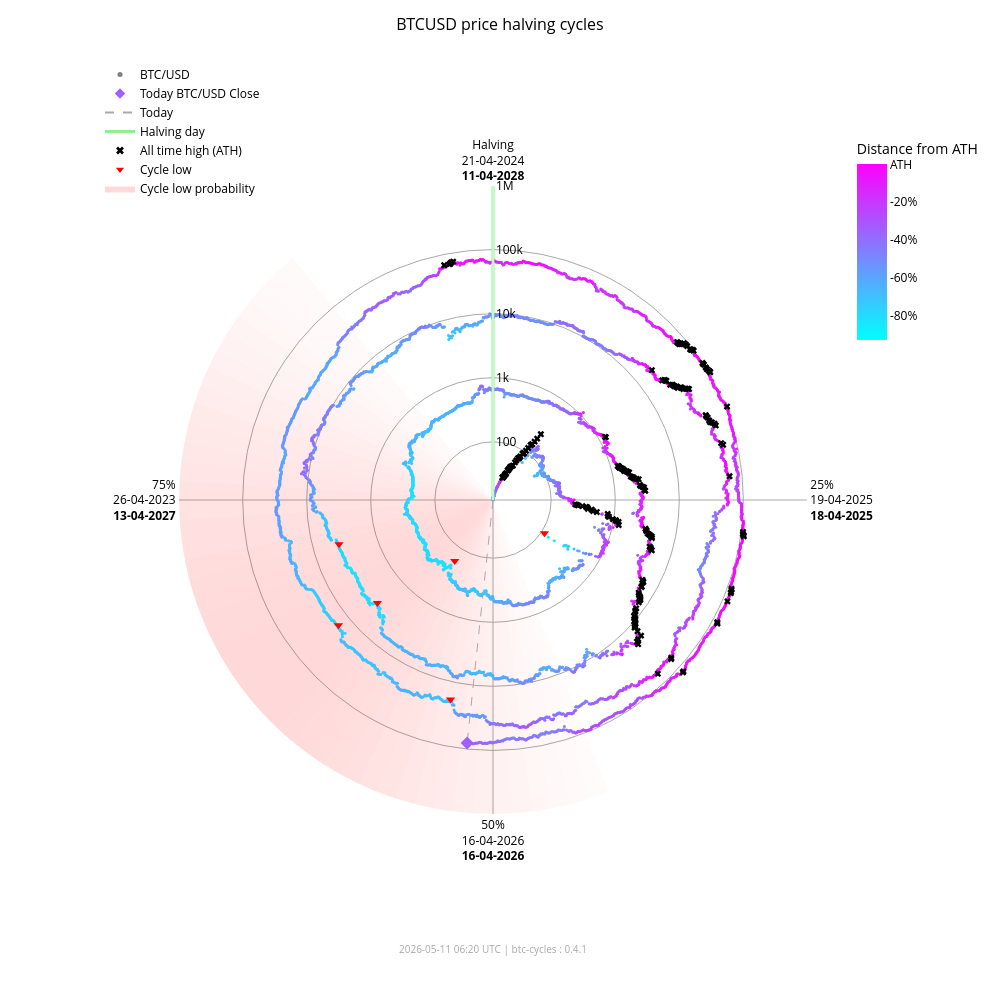

The code cell stored with this chart in its notebook:
### Markdown cell above
### Interactive chart (plotly)

### Code cell
fig_interactive = btc.plot(
    kind="interactive",
    from_date="2012-11-28",
)
# plotly config for interactivity
config = {"scrollZoom": True, "displayModeBar": True}
# display in notebook
fig_interactive.show(config=config)

### Figure 1 — Plotly figure (JSON) as saved in the notebook; plotly's stock layout.template omitted (floating-point values rounded to 4 significant figures; data arrays with more than 128 entries replaced by an {"elided": "..."} marker saying what was removed)
{"data": [{"fill": "toself", "fillcolor": "rgba(255,0,0,0.017168280509461755)", "hoverinfo": "skip", "line": {"width": 0}, "mode": "lines", "r": [12.35, 1000000, 1000000, 12.35, 12.35], "showlegend": false, "theta": [158.4, 158.4, 162.0, 162.0, 158.4], "type": "scatterpolar"}, {"fill": "toself", "fillcolor": "rgba(255,0,0,0.022114794501891175)", "hoverinfo": "skip", "line": {"width": 0}, "mode": "lines", "r": [12.35, 1000000, 1000000, 12.35, 12.35], "showlegend": false, "theta": [162.0, 162.0, 165.6, 165.6, 162.0], "type": "scatterpolar"}, {"fill": "toself", "fillcolor": "rgba(255,0,0,0.02790404259511669)", "hoverinfo": "skip", "line": {"width": 0}, "mode": "lines", "r": [12.35, 1000000, 1000000, 12.35, 12.35], "showlegend": false, "theta": [165.6, 165.6, 169.2, 169.2, 165.6], "type": "scatterpolar"}, {"fill": "toself", "fillcolor": "rgba(255,0,0,0.034518294852420334)", "hoverinfo": "skip", "line": {"width": 0}, "mode": "lines", "r": [12.35, 1000000, 1000000, 12.35, 12.35], "showlegend": false, "theta": [169.2, 169.2, 172.8, 172.8, 169.2], "type": "scatterpolar"}, {"fill": "toself", "fillcolor": "rgba(255,0,0,0.041901979682821514)", "hoverinfo": "skip", "line": {"width": 0}, "mode": "lines", "r": [12.35, 1000000, 1000000, 12.35, 12.35], "showlegend": false, "theta": [172.8, 172.8, 176.4, 176.4, 172.8], "type": "scatterpolar"}, {"fill": "toself", "fillcolor": "rgba(255,0,0,0.04996405861294358)", "hoverinfo": "skip", "line": {"width": 0}, "mode": "lines", "r": [12.35, 1000000, 1000000, 12.35, 12.35], "showlegend": false, "theta": [176.4, 176.4, 180.0, 180.0, 176.4], "type": "scatterpolar"}, {"fill": "toself", "fillcolor": "rgba(255,0,0,0.05858349692240514)", "hoverinfo": "skip", "line": {"width": 0}, "mode": "lines", "r": [12.35, 1000000, 1000000, 12.35, 12.35], "showlegend": false, "theta": [180.0, 180.0, 183.6, 183.6, 180.0], "type": "scatterpolar"}, {"fill": "toself", "fillcolor": "rgba(255,0,0,0.06761662035375064)", "hoverinfo": "skip", "line": {"width": 0}, "mode": "lines", "r": [12.35, 1000000, 1000000, 12.35, 12.35], "showlegend": false, "theta": [183.6, 183.6, 187.2, 187.2, 183.6], "type": "scatterpolar"}, {"fill": "toself", "fillcolor": "rgba(255,0,0,0.07690481219944661)", "hoverinfo": "skip", "line": {"width": 0}, "mode": "lines", "r": [12.35, 1000000, 1000000, 12.35, 12.35], "showlegend": false, "theta": [187.2, 187.2, 190.8, 190.8, 187.2], "type": "scatterpolar"}, {"fill": "toself", "fillcolor": "rgba(255,0,0,0.08628112000611096)", "hoverinfo": "skip", "line": {"width": 0}, "mode": "lines", "r": [12.35, 1000000, 1000000, 12.35, 12.35], "showlegend": false, "theta": [190.8, 190.8, 194.4, 194.4, 190.8], "type": "scatterpolar"}, {"fill": "toself", "fillcolor": "rgba(255,0,0,0.09557490841018089)", "hoverinfo": "skip", "line": {"width": 0}, "mode": "lines", "r": [12.35, 1000000, 1000000, 12.35, 12.35], "showlegend": false, "theta": [194.4, 194.4, 198.0, 198.0, 194.4], "type": "scatterpolar"}, {"fill": "toself", "fillcolor": "rgba(255,0,0,0.10461455782963762)", "hoverinfo": "skip", "line": {"width": 0}, "mode": "lines", "r": [12.35, 1000000, 1000000, 12.35, 12.35], "showlegend": false, "theta": [198.0, 198.0, 201.6, 201.6, 198.0], "type": "scatterpolar"}, {"fill": "toself", "fillcolor": "rgba(255,0,0,0.11322908719652829)", "hoverinfo": "skip", "line": {"width": 0}, "mode": "lines", "r": [12.35, 1000000, 1000000, 12.35, 12.35], "showlegend": false, "theta": [201.6, 201.6, 205.2, 205.2, 201.6], "type": "scatterpolar"}, {"fill": "toself", "fillcolor": "rgba(255,0,0,0.12125015337052986)", "hoverinfo": "skip", "line": {"width": 0}, "mode": "lines", "r": [12.35, 1000000, 1000000, 12.35, 12.35], "showlegend": false, "theta": [205.2, 205.2, 208.8, 208.8, 205.2], "type": "scatterpolar"}, {"fill": "toself", "fillcolor": "rgba(255,0,0,0.12851590515331976)", "hoverinfo": "skip", "line": {"width": 0}, "mode": "lines", "r": [12.35, 1000000, 1000000, 12.35, 12.35], "showlegend": false, "theta": [208.8, 208.8, 212.4, 212.4, 208.8], "type": "scatterpolar"}, {"fill": "toself", "fillcolor": "rgba(255,0,0,0.13487757461161184)", "hoverinfo": "skip", "line": {"width": 0}, "mode": "lines", "r": [12.35, 1000000, 1000000, 12.35, 12.35], "showlegend": false, "theta": [212.4, 212.4, 216.0, 216.0, 212.4], "type": "scatterpolar"}, {"fill": "toself", "fillcolor": "rgba(255,0,0,0.14020862181849592)", "hoverinfo": "skip", "line": {"width": 0}, "mode": "lines", "r": [12.35, 1000000, 1000000, 12.35, 12.35], "showlegend": false, "theta": [216.0, 216.0, 219.6, 219.6, 216.0], "type": "scatterpolar"}, {"fill": "toself", "fillcolor": "rgba(255,0,0,0.14441504950654527)", "hoverinfo": "skip", "line": {"width": 0}, "mode": "lines", "r": [12.35, 1000000, 1000000, 12.35, 12.35], "showlegend": false, "theta": [219.6, 219.6, 223.2, 223.2, 219.6], "type": "scatterpolar"}, {"fill": "toself", "fillcolor": "rgba(255,0,0,0.14744459351271713)", "hoverinfo": "skip", "line": {"width": 0}, "mode": "lines", "r": [12.35, 1000000, 1000000, 12.35, 12.35], "showlegend": false, "theta": [223.2, 223.2, 226.8, 226.8, 223.2], "type": "scatterpolar"}, {"fill": "toself", "fillcolor": "rgba(255,0,0,0.14929223192296423)", "hoverinfo": "skip", "line": {"width": 0}, "mode": "lines", "r": [12.35, 1000000, 1000000, 12.35, 12.35], "showlegend": false, "theta": [226.8, 226.8, 230.4, 230.4, 226.8], "type": "scatterpolar"}, {"fill": "toself", "fillcolor": "rgba(255,0,0,0.15)", "hoverinfo": "skip", "line": {"width": 0}, "mode": "lines", "r": [12.35, 1000000, 1000000, 12.35, 12.35], "showlegend": false, "theta": [230.4, 230.4, 234.0, 234.0, 230.4], "type": "scatterpolar"}, {"fill": "toself", "fillcolor": "rgba(255,0,0,0.14965033825231114)", "hoverinfo": "skip", "line": {"width": 0}, "mode": "lines", "r": [12.35, 1000000, 1000000, 12.35, 12.35], "showlegend": false, "theta": [234.0, 234.0, 237.6, 237.6, 234.0], "type": "scatterpolar"}, {"fill": "toself", "fillcolor": "rgba(255,0,0,0.14835378057909807)", "hoverinfo": "skip", "line": {"width": 0}, "mode": "lines", "r": [12.35, 1000000, 1000000, 12.35, 12.35], "showlegend": false, "theta": [237.6, 237.6, 241.2, 241.2, 237.6], "type": "scatterpolar"}, {"fill": "toself", "fillcolor": "rgba(255,0,0,0.14623322283554635)", "hoverinfo": "skip", "line": {"width": 0}, "mode": "lines", "r": [12.35, 1000000, 1000000, 12.35, 12.35], "showlegend": false, "theta": [241.2, 241.2, 244.8, 244.8, 241.2], "type": "scatterpolar"}, {"fill": "toself", "fillcolor": "rgba(255,0,0,0.1434078538226231)", "hoverinfo": "skip", "line": {"width": 0}, "mode": "lines", "r": [12.35, 1000000, 1000000, 12.35, 12.35], "showlegend": false, "theta": [244.8, 244.8, 248.4, 248.4, 244.8], "type": "scatterpolar"}, {"fill": "toself", "fillcolor": "rgba(255,0,0,0.13997983179373427)", "hoverinfo": "skip", "line": {"width": 0}, "mode": "lines", "r": [12.35, 1000000, 1000000, 12.35, 12.35], "showlegend": false, "theta": [248.4, 248.4, 252.0, 252.0, 248.4], "type": "scatterpolar"}, {"fill": "toself", "fillcolor": "rgba(255,0,0,0.13602598258454268)", "hoverinfo": "skip", "line": {"width": 0}, "mode": "lines", "r": [12.35, 1000000, 1000000, 12.35, 12.35], "showlegend": false, "theta": [252.0, 252.0, 255.6, 255.6, 252.0], "type": "scatterpolar"}, {"fill": "toself", "fillcolor": "rgba(255,0,0,0.13159547355344953)", "hoverinfo": "skip", "line": {"width": 0}, "mode": "lines", "r": [12.35, 1000000, 1000000, 12.35, 12.35], "showlegend": false, "theta": [255.6, 255.6, 259.2, 259.2, 255.6], "type": "scatterpolar"}, {"fill": "toself", "fillcolor": "rgba(255,0,0,0.12671301775492697)", "hoverinfo": "skip", "line": {"width": 0}, "mode": "lines", "r": [12.35, 1000000, 1000000, 12.35, 12.35], "showlegend": false, "theta": [259.2, 259.2, 262.8, 262.8, 259.2], "type": "scatterpolar"}, {"fill": "toself", "fillcolor": "rgba(255,0,0,0.12138610149219965)", "hoverinfo": "skip", "line": {"width": 0}, "mode": "lines", "r": [12.35, 1000000, 1000000, 12.35, 12.35], "showlegend": false, "theta": [262.8, 262.8, 266.4, 266.4, 262.8], "type": "scatterpolar"}, {"fill": "toself", "fillcolor": "rgba(255,0,0,0.1156142551644921)", "hoverinfo": "skip", "line": {"width": 0}, "mode": "lines", "r": [12.35, 1000000, 1000000, 12.35, 12.35], "showlegend": false, "theta": [266.4, 266.4, 270.0, 270.0, 266.4], "type": "scatterpolar"}, {"fill": "toself", "fillcolor": "rgba(255,0,0,0.10939851441251548)", "hoverinfo": "skip", "line": {"width": 0}, "mode": "lines", "r": [12.35, 1000000, 1000000, 12.35, 12.35], "showlegend": false, "theta": [270.0, 270.0, 273.6, 273.6, 270.0], "type": "scatterpolar"}, {"fill": "toself", "fillcolor": "rgba(255,0,0,0.10274974912946185)", "hoverinfo": "skip", "line": {"width": 0}, "mode": "lines", "r": [12.35, 1000000, 1000000, 12.35, 12.35], "showlegend": false, "theta": [273.6, 273.6, 277.2, 277.2, 273.6], "type": "scatterpolar"}, {"fill": "toself", "fillcolor": "rgba(255,0,0,0.09569517349791425)", "hoverinfo": "skip", "line": {"width": 0}, "mode": "lines", "r": [12.35, 1000000, 1000000, 12.35, 12.35], "showlegend": false, "theta": [277.2, 277.2, 280.8, 280.8, 277.2], "type": "scatterpolar"}, {"fill": "toself", "fillcolor": "rgba(255,0,0,0.08828282625646727)", "hoverinfo": "skip", "line": {"width": 0}, "mode": "lines", "r": [12.35, 1000000, 1000000, 12.35, 12.35], "showlegend": false, "theta": [280.8, 280.8, 284.4, 284.4, 280.8], "type": "scatterpolar"}, {"fill": "toself", "fillcolor": "rgba(255,0,0,0.08058400018765345)", "hoverinfo": "skip", "line": {"width": 0}, "mode": "lines", "r": [12.35, 1000000, 1000000, 12.35, 12.35], "showlegend": false, "theta": [284.4, 284.4, 288.0, 288.0, 284.4], "type": "scatterpolar"}, {"fill": "toself", "fillcolor": "rgba(255,0,0,0.07269354608292704)", "hoverinfo": "skip", "line": {"width": 0}, "mode": "lines", "r": [12.35, 1000000, 1000000, 12.35, 12.35], "showlegend": false, "theta": [288.0, 288.0, 291.6, 291.6, 288.0], "type": "scatterpolar"}, {"fill": "toself", "fillcolor": "rgba(255,0,0,0.06472784449068783)", "hoverinfo": "skip", "line": {"width": 0}, "mode": "lines", "r": [12.35, 1000000, 1000000, 12.35, 12.35], "showlegend": false, "theta": [291.6, 291.6, 295.2, 295.2, 291.6], "type": "scatterpolar"}, {"fill": "toself", "fillcolor": "rgba(255,0,0,0.05682021976743955)", "hoverinfo": "skip", "line": {"width": 0}, "mode": "lines", "r": [12.35, 1000000, 1000000, 12.35, 12.35], "showlegend": false, "theta": [295.2, 295.2, 298.8, 298.8, 295.2], "type": "scatterpolar"}, {"fill": "toself", "fillcolor": "rgba(255,0,0,0.04911378436707333)", "hoverinfo": "skip", "line": {"width": 0}, "mode": "lines", "r": [12.35, 1000000, 1000000, 12.35, 12.35], "showlegend": false, "theta": [298.8, 298.8, 302.4, 302.4, 298.8], "type": "scatterpolar"}, {"fill": "toself", "fillcolor": "rgba(255,0,0,0.04175213714896469)", "hoverinfo": "skip", "line": {"width": 0}, "mode": "lines", "r": [12.35, 1000000, 1000000, 12.35, 12.35], "showlegend": false, "theta": [302.4, 302.4, 306.0, 306.0, 302.4], "type": "scatterpolar"}, {"fill": "toself", "fillcolor": "rgba(255,0,0,0.034868865657538876)", "hoverinfo": "skip", "line": {"width": 0}, "mode": "lines", "r": [12.35, 1000000, 1000000, 12.35, 12.35], "showlegend": false, "theta": [306.0, 306.0, 309.6, 309.6, 306.0], "type": "scatterpolar"}, {"fill": "toself", "fillcolor": "rgba(255,0,0,0.02857722515334582)", "hoverinfo": "skip", "line": {"width": 0}, "mode": "lines", "r": [12.35, 1000000, 1000000, 12.35, 12.35], "showlegend": false, "theta": [309.6, 309.6, 313.2, 313.2, 309.6], "type": "scatterpolar"}, {"fill": "toself", "fillcolor": "rgba(255,0,0,0.022961515313555197)", "hoverinfo": "skip", "line": {"width": 0}, "mode": "lines", "r": [12.35, 1000000, 1000000, 12.35, 12.35], "showlegend": false, "theta": [313.2, 313.2, 316.8, 316.8, 313.2], "type": "scatterpolar"}, {"fill": "toself", "fillcolor": "rgba(255,0,0,0.01807146942917362)", "hoverinfo": "skip", "line": {"width": 0}, "mode": "lines", "r": [12.35, 1000000, 1000000, 12.35, 12.35], "showlegend": false, "theta": [316.8, 316.8, 320.4, 320.4, 316.8], "type": "scatterpolar"}, {"hoverinfo": "text", "marker": {"color": {"elided": "4913 str values"}, "size": 3}, "mode": "markers", "r": {"elided": "4913 float values"}, "showlegend": false, "text": {"elided": "4913 str values"}, "theta": {"elided": "4913 float values"}, "type": "scatterpolar"}, {"hoverinfo": "skip", "line": {"color": "lightgreen", "width": 3}, "mode": "lines", "r": [12.35, 1000000], "showlegend": false, "theta": [0, 0], "type": "scatterpolar"}, {"hoverinfo": "skip", "line": {"color": "darkgrey", "dash": "dash", "width": 1}, "mode": "lines", "r": [12.35, 80830.0], "showlegend": false, "theta": [186.1, 186.1], "type": "scatterpolar"}, {"hoverinfo": "text", "marker": {"color": "#9f60ff", "size": 10, "symbol": "diamond"}, "mode": "markers", "r": [80830.0], "showlegend": false, "text": ["Today<br>Date: 2026-05-11<br>Price: $80,829.93"], "theta": [186.1], "type": "scatterpolar"}, {"hoverinfo": "text", "marker": {"color": "black", "size": 6, "symbol": "x"}, "mode": "markers", "r": {"elided": "195 float values"}, "showlegend": false, "text": {"elided": "195 str values"}, "theta": {"elided": "195 float values"}, "type": "scatterpolar"}, {"hoverinfo": "text", "marker": {"color": "red", "size": 8, "symbol": "triangle-down"}, "mode": "markers", "r": [111.6, 164.9, 3233.0, 3925.0, 18950.0, 15760.0], "showlegend": false, "text": ["Cycle Low<br>Date: 2014-02-21<br>Price: $111.56<br>ATH distance: -91.0%", "Cycle Low<br>Date: 2015-01-14<br>Price: $164.92<br>ATH distance: -86.7%", "Cycle Low<br>Date: 2018-12-15<br>Price: $3,232.51<br>ATH distance: -83.3%", "Cycle Low<br>Date: 2019-03-25<br>Price: $3,924.55<br>ATH distance: -79.7%", "Cycle Low<br>Date: 2022-06-18<br>Price: $18,954.25<br>ATH distance: -71.9%", "Cycle Low<br>Date: 2022-11-21<br>Price: $15,760.19<br>ATH distance: -76.7%"], "theta": [122.8, 212.1, 228.3, 254.0, 192.0, 231.0], "type": "scatterpolar"}, {"marker": {"color": "grey", "size": 5}, "mode": "markers", "name": "BTC/USD", "r": [null], "theta": [null], "type": "scatterpolar"}, {"marker": {"color": "#9f60ff", "size": 8, "symbol": "diamond"}, "mode": "markers", "name": "Today BTC/USD Close", "r": [null], "theta": [null], "type": "scatterpolar"}, {"line": {"color": "darkgrey", "dash": "dash"}, "mode": "lines", "name": "Today", "r": [null], "theta": [null], "type": "scatterpolar"}, {"line": {"color": "lightgreen", "width": 3}, "mode": "lines", "name": "Halving day", "r": [null], "theta": [null], "type": "scatterpolar"}, {"marker": {"color": "black", "size": 7, "symbol": "x"}, "mode": "markers", "name": "All time high (ATH)", "r": [null], "theta": [null], "type": "scatterpolar"}, {"marker": {"color": "red", "size": 7, "symbol": "triangle-down"}, "mode": "markers", "name": "Cycle low", "r": [null], "theta": [null], "type": "scatterpolar"}, {"fill": "toself", "fillcolor": "rgba(255,0,0,0.15)", "line": {"width": 0}, "mode": "lines", "name": "Cycle low probability", "r": [null], "theta": [null], "type": "scatterpolar"}, {"hoverinfo": "skip", "marker": {"cmax": 0, "cmin": -0.9307, "color": [0], "colorbar": {"len": 0.25, "ticktext": ["ATH", "-20%", "-40%", "-60%", "-80%", "-100%"], "tickvals": [0, -0.2, -0.4, -0.6, -0.8, -1.0], "title": {"text": "Distance from ATH"}, "x": 0.95, "y": 0.92, "yanchor": "top"}, "colorscale": {"elided": "256x2 mixed values"}, "showscale": true, "size": 0}, "mode": "markers", "r": [null], "showlegend": false, "theta": [null], "type": "scatterpolar"}], "layout": {"annotations": [{"font": {"color": "darkgrey", "size": 10}, "showarrow": false, "text": "2026-05-11 06:20 UTC | btc-cycles : 0.4.1", "x": 0.5, "xref": "paper", "y": -0.02, "yref": "paper"}], "font": {"color": "black"}, "height": 1000, "legend": {"bgcolor": "rgba(0,0,0,0)", "font": {"color": "black"}, "x": 0.0, "y": 1.0}, "margin": {"b": 60, "l": 100, "r": 80, "t": 60}, "paper_bgcolor": "white", "plot_bgcolor": "white", "polar": {"angularaxis": {"color": "black", "direction": "clockwise", "gridcolor": "darkgrey", "rotation": 90, "ticktext": ["Halving<br>21-04-2024<br><b>11-04-2028</b>", "25%<br>19-04-2025<br><b>18-04-2025</b>", "50%<br>16-04-2026<br><b>16-04-2026</b>", "75%<br>26-04-2023<br><b>13-04-2027</b>"], "tickvals": [0, 90, 180, 270]}, "bgcolor": "white", "domain": {"x": [0.1, 0.9], "y": [0.05, 0.95]}, "radialaxis": {"angle": 90, "color": "black", "gridcolor": "darkgrey", "range": [1.092, 6.0], "tickangle": 90, "ticktext": ["100", "1k", "10k", "100k", "1M"], "tickvals": [100, 1000, 10000, 100000, 1000000], "type": "log"}}, "title": {"font": {"color": "black", "size": 16}, "text": "BTCUSD price halving cycles", "x": 0.5}, "width": 1000}}
